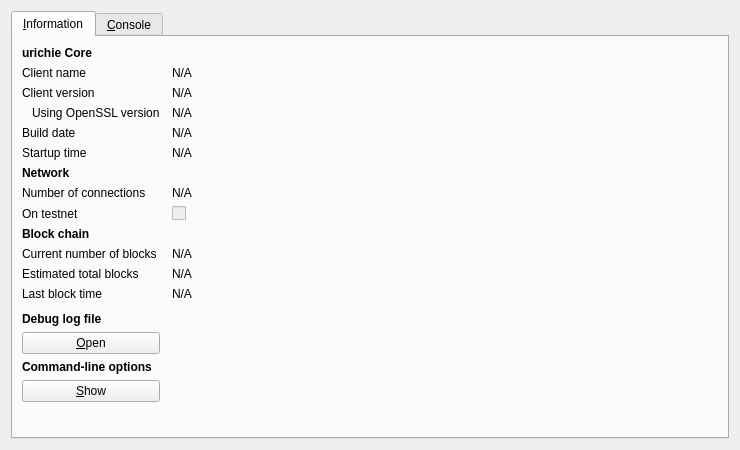
<?xml version="1.0" encoding="UTF-8"?>
<ui version="4.0">
 <class>RPCConsole</class>
 <widget class="QDialog" name="RPCConsole">
  <property name="geometry">
   <rect>
    <x>0</x>
    <y>0</y>
    <width>740</width>
    <height>450</height>
   </rect>
  </property>
  <property name="windowTitle">
   <string>urichie - Debug window</string>
  </property>
  <layout class="QVBoxLayout" name="verticalLayout_2">
   <item>
    <widget class="QTabWidget" name="tabWidget">
     <property name="currentIndex">
      <number>0</number>
     </property>
     <widget class="QWidget" name="tab_info">
      <attribute name="title">
       <string>&amp;Information</string>
      </attribute>
      <layout class="QGridLayout" name="gridLayout" columnstretch="0,1">
       <property name="horizontalSpacing">
        <number>12</number>
       </property>
       <item row="0" column="0">
        <widget class="QLabel" name="label_9">
         <property name="font">
          <font>
           <weight>75</weight>
           <bold>true</bold>
          </font>
         </property>
         <property name="text">
          <string>urichie Core</string>
         </property>
        </widget>
       </item>
       <item row="1" column="0">
        <widget class="QLabel" name="label_5">
         <property name="text">
          <string>Client name</string>
         </property>
        </widget>
       </item>
       <item row="1" column="1">
        <widget class="QLabel" name="clientName">
         <property name="cursor">
          <cursorShape>IBeamCursor</cursorShape>
         </property>
         <property name="text">
          <string>N/A</string>
         </property>
         <property name="textFormat">
          <enum>Qt::PlainText</enum>
         </property>
         <property name="textInteractionFlags">
          <set>Qt::LinksAccessibleByMouse|Qt::TextSelectableByKeyboard|Qt::TextSelectableByMouse</set>
         </property>
        </widget>
       </item>
       <item row="2" column="0">
        <widget class="QLabel" name="label_6">
         <property name="text">
          <string>Client version</string>
         </property>
        </widget>
       </item>
       <item row="2" column="1">
        <widget class="QLabel" name="clientVersion">
         <property name="cursor">
          <cursorShape>IBeamCursor</cursorShape>
         </property>
         <property name="text">
          <string>N/A</string>
         </property>
         <property name="textFormat">
          <enum>Qt::PlainText</enum>
         </property>
         <property name="textInteractionFlags">
          <set>Qt::LinksAccessibleByMouse|Qt::TextSelectableByKeyboard|Qt::TextSelectableByMouse</set>
         </property>
        </widget>
       </item>
       <item row="3" column="0">
        <widget class="QLabel" name="label_14">
         <property name="text">
          <string>Using OpenSSL version</string>
         </property>
         <property name="indent">
          <number>10</number>
         </property>
        </widget>
       </item>
       <item row="3" column="1">
        <widget class="QLabel" name="openSSLVersion">
         <property name="cursor">
          <cursorShape>IBeamCursor</cursorShape>
         </property>
         <property name="text">
          <string>N/A</string>
         </property>
         <property name="textFormat">
          <enum>Qt::PlainText</enum>
         </property>
         <property name="textInteractionFlags">
          <set>Qt::LinksAccessibleByMouse|Qt::TextSelectableByKeyboard|Qt::TextSelectableByMouse</set>
         </property>
        </widget>
       </item>
       <item row="4" column="0">
        <widget class="QLabel" name="label_12">
         <property name="text">
          <string>Build date</string>
         </property>
        </widget>
       </item>
       <item row="4" column="1">
        <widget class="QLabel" name="buildDate">
         <property name="cursor">
          <cursorShape>IBeamCursor</cursorShape>
         </property>
         <property name="text">
          <string>N/A</string>
         </property>
         <property name="textFormat">
          <enum>Qt::PlainText</enum>
         </property>
         <property name="textInteractionFlags">
          <set>Qt::LinksAccessibleByMouse|Qt::TextSelectableByKeyboard|Qt::TextSelectableByMouse</set>
         </property>
        </widget>
       </item>
       <item row="5" column="0">
        <widget class="QLabel" name="label_13">
         <property name="text">
          <string>Startup time</string>
         </property>
        </widget>
       </item>
       <item row="5" column="1">
        <widget class="QLabel" name="startupTime">
         <property name="cursor">
          <cursorShape>IBeamCursor</cursorShape>
         </property>
         <property name="text">
          <string>N/A</string>
         </property>
         <property name="textFormat">
          <enum>Qt::PlainText</enum>
         </property>
         <property name="textInteractionFlags">
          <set>Qt::LinksAccessibleByMouse|Qt::TextSelectableByKeyboard|Qt::TextSelectableByMouse</set>
         </property>
        </widget>
       </item>
       <item row="6" column="0">
        <widget class="QLabel" name="label_11">
         <property name="font">
          <font>
           <weight>75</weight>
           <bold>true</bold>
          </font>
         </property>
         <property name="text">
          <string>Network</string>
         </property>
        </widget>
       </item>
       <item row="7" column="0">
        <widget class="QLabel" name="label_7">
         <property name="text">
          <string>Number of connections</string>
         </property>
        </widget>
       </item>
       <item row="7" column="1">
        <widget class="QLabel" name="numberOfConnections">
         <property name="cursor">
          <cursorShape>IBeamCursor</cursorShape>
         </property>
         <property name="text">
          <string>N/A</string>
         </property>
         <property name="textFormat">
          <enum>Qt::PlainText</enum>
         </property>
         <property name="textInteractionFlags">
          <set>Qt::LinksAccessibleByMouse|Qt::TextSelectableByKeyboard|Qt::TextSelectableByMouse</set>
         </property>
        </widget>
       </item>
       <item row="8" column="0">
        <widget class="QLabel" name="label_8">
         <property name="text">
          <string>On testnet</string>
         </property>
        </widget>
       </item>
       <item row="8" column="1">
        <widget class="QCheckBox" name="isTestNet">
         <property name="enabled">
          <bool>false</bool>
         </property>
         <property name="text">
          <string/>
         </property>
        </widget>
       </item>
       <item row="9" column="0">
        <widget class="QLabel" name="label_10">
         <property name="font">
          <font>
           <weight>75</weight>
           <bold>true</bold>
          </font>
         </property>
         <property name="text">
          <string>Block chain</string>
         </property>
        </widget>
       </item>
       <item row="10" column="0">
        <widget class="QLabel" name="label_3">
         <property name="text">
          <string>Current number of blocks</string>
         </property>
        </widget>
       </item>
       <item row="10" column="1">
        <widget class="QLabel" name="numberOfBlocks">
         <property name="cursor">
          <cursorShape>IBeamCursor</cursorShape>
         </property>
         <property name="text">
          <string>N/A</string>
         </property>
         <property name="textFormat">
          <enum>Qt::PlainText</enum>
         </property>
         <property name="textInteractionFlags">
          <set>Qt::LinksAccessibleByMouse|Qt::TextSelectableByKeyboard|Qt::TextSelectableByMouse</set>
         </property>
        </widget>
       </item>
       <item row="11" column="0">
        <widget class="QLabel" name="label_4">
         <property name="text">
          <string>Estimated total blocks</string>
         </property>
        </widget>
       </item>
       <item row="11" column="1">
        <widget class="QLabel" name="totalBlocks">
         <property name="cursor">
          <cursorShape>IBeamCursor</cursorShape>
         </property>
         <property name="text">
          <string>N/A</string>
         </property>
         <property name="textFormat">
          <enum>Qt::PlainText</enum>
         </property>
         <property name="textInteractionFlags">
          <set>Qt::LinksAccessibleByMouse|Qt::TextSelectableByKeyboard|Qt::TextSelectableByMouse</set>
         </property>
        </widget>
       </item>
       <item row="12" column="0">
        <widget class="QLabel" name="label_2">
         <property name="text">
          <string>Last block time</string>
         </property>
        </widget>
       </item>
       <item row="12" column="1">
        <widget class="QLabel" name="lastBlockTime">
         <property name="cursor">
          <cursorShape>IBeamCursor</cursorShape>
         </property>
         <property name="text">
          <string>N/A</string>
         </property>
         <property name="textFormat">
          <enum>Qt::PlainText</enum>
         </property>
         <property name="textInteractionFlags">
          <set>Qt::LinksAccessibleByMouse|Qt::TextSelectableByKeyboard|Qt::TextSelectableByMouse</set>
         </property>
        </widget>
       </item>
       <item row="13" column="0">
        <spacer name="verticalSpacer_2">
         <property name="orientation">
          <enum>Qt::Vertical</enum>
         </property>
         <property name="sizeHint" stdset="0">
          <size>
           <width>20</width>
           <height>20</height>
          </size>
         </property>
        </spacer>
       </item>
       <item row="14" column="0">
        <widget class="QLabel" name="labelDebugLogfile">
         <property name="font">
          <font>
           <weight>75</weight>
           <bold>true</bold>
          </font>
         </property>
         <property name="text">
          <string>Debug log file</string>
         </property>
        </widget>
       </item>
       <item row="15" column="0">
        <widget class="QPushButton" name="openDebugLogfileButton">
         <property name="toolTip">
          <string>Open the urichie debug log file from the current data directory. This can take a few seconds for large log files.</string>
         </property>
         <property name="text">
          <string>&amp;Open</string>
         </property>
         <property name="autoDefault">
          <bool>false</bool>
         </property>
        </widget>
       </item>
       <item row="16" column="0">
        <widget class="QLabel" name="labelCLOptions">
         <property name="font">
          <font>
           <weight>75</weight>
           <bold>true</bold>
          </font>
         </property>
         <property name="text">
          <string>Command-line options</string>
         </property>
        </widget>
       </item>
       <item row="17" column="0">
        <widget class="QPushButton" name="showCLOptionsButton">
         <property name="toolTip">
          <string>Show the urichie-Qt help message to get a list with possible urichie command-line options.</string>
         </property>
         <property name="text">
          <string>&amp;Show</string>
         </property>
         <property name="autoDefault">
          <bool>false</bool>
         </property>
        </widget>
       </item>
       <item row="18" column="0">
        <spacer name="verticalSpacer">
         <property name="orientation">
          <enum>Qt::Vertical</enum>
         </property>
         <property name="sizeHint" stdset="0">
          <size>
           <width>20</width>
           <height>40</height>
          </size>
         </property>
        </spacer>
       </item>
      </layout>
     </widget>
     <widget class="QWidget" name="tab_console">
      <attribute name="title">
       <string>&amp;Console</string>
      </attribute>
      <layout class="QVBoxLayout" name="verticalLayout_3">
       <property name="spacing">
        <number>3</number>
       </property>
       <item>
        <widget class="QTextEdit" name="messagesWidget">
         <property name="minimumSize">
          <size>
           <width>0</width>
           <height>100</height>
          </size>
         </property>
         <property name="readOnly">
          <bool>true</bool>
         </property>
         <property name="tabKeyNavigation" stdset="0">
          <bool>false</bool>
         </property>
         <property name="columnCount" stdset="0">
          <number>2</number>
         </property>
        </widget>
       </item>
       <item>
        <layout class="QHBoxLayout" name="horizontalLayout">
         <property name="spacing">
          <number>3</number>
         </property>
         <item>
          <widget class="QLabel" name="label">
           <property name="text">
            <string notr="true">&gt;</string>
           </property>
          </widget>
         </item>
         <item>
          <widget class="QLineEdit" name="lineEdit"/>
         </item>
         <item>
          <widget class="QPushButton" name="clearButton">
           <property name="maximumSize">
            <size>
             <width>24</width>
             <height>24</height>
            </size>
           </property>
           <property name="toolTip">
            <string>Clear console</string>
           </property>
           <property name="text">
            <string/>
           </property>
           <property name="icon">
            <iconset resource="../bitcoin.qrc">
             <normaloff>:/icons/remove</normaloff>:/icons/remove</iconset>
           </property>
           <property name="shortcut">
            <string notr="true">Ctrl+L</string>
           </property>
           <property name="autoDefault">
            <bool>false</bool>
           </property>
          </widget>
         </item>
        </layout>
       </item>
      </layout>
     </widget>
    </widget>
   </item>
  </layout>
 </widget>
 <resources>
  <include location="../bitcoin.qrc"/>
 </resources>
 <connections/>
</ui>
